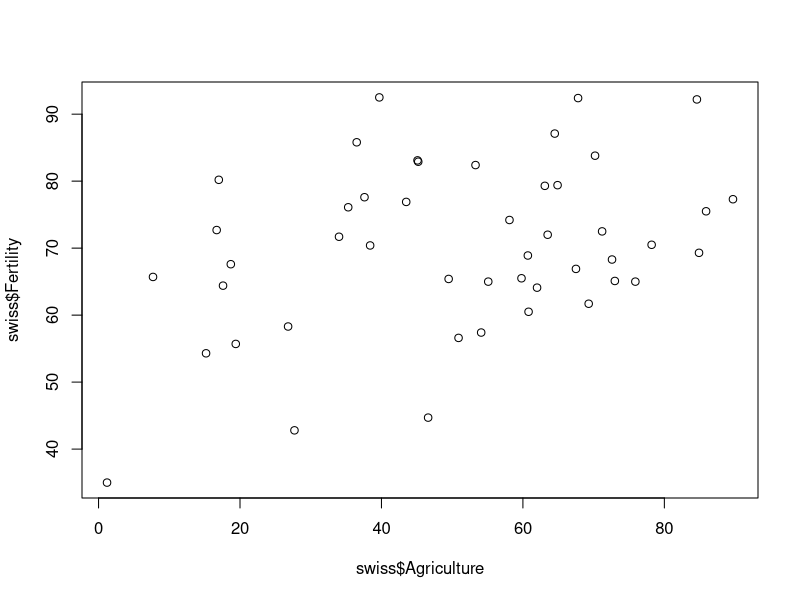
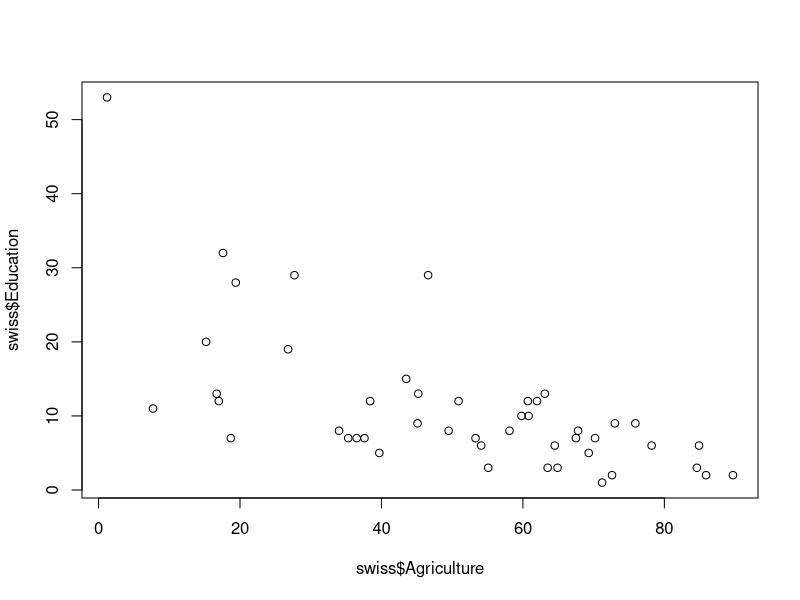

The R script that drew these images, in order:
## ---- chunk 1
#| echo: fenced
#| output-location: column-fragment
1 + 3
mean(c(1, 3, 6))
## ---- chunk 2
#| echo: fenced
#| layout-ncol: 2
#| code-line-numbers: "|3-4,6|7"
#| fig-cap: !expr glue::glue("Swiss data are {nrow(swiss)} rows")
#| fig-height: 3
plot(swiss$Agriculture, swiss$Fertility)
plot(swiss$Agriculture, swiss$Education)
